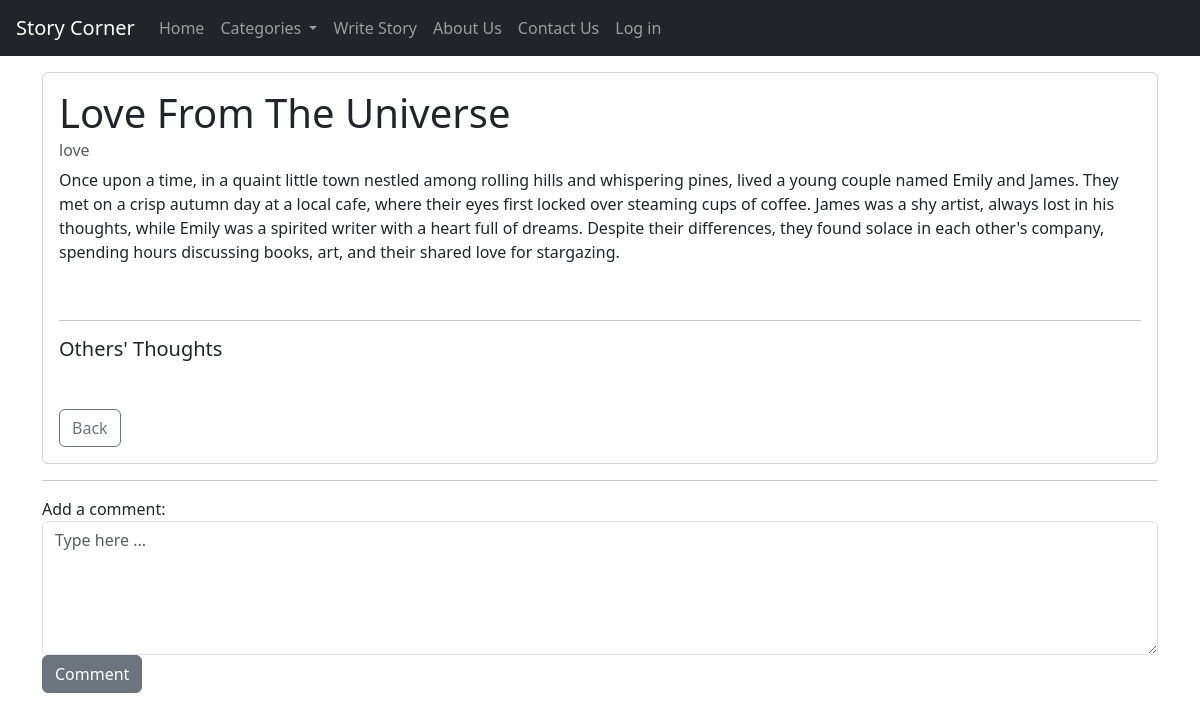
Before: /story/2 with the older database file.
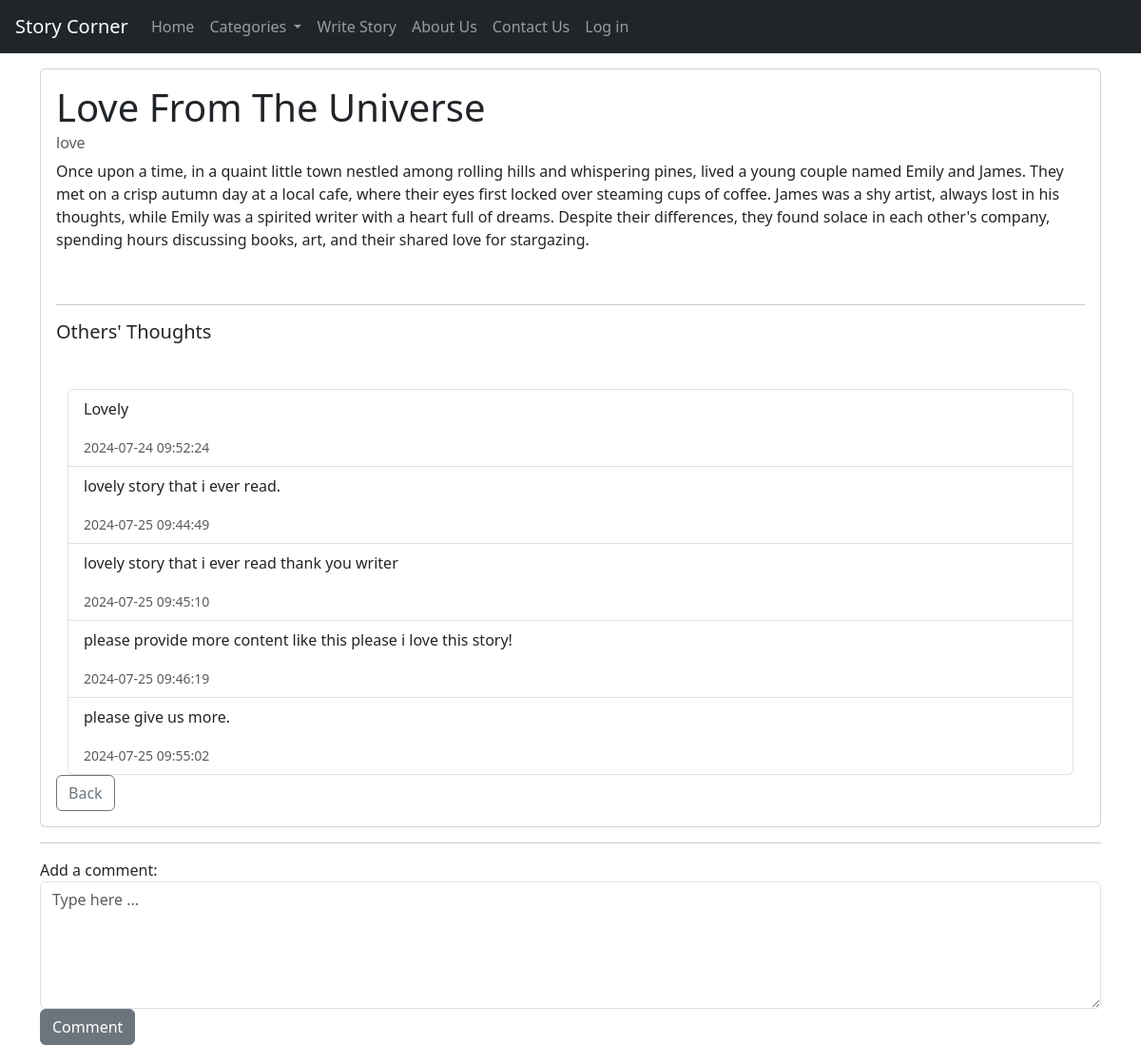
After: the same page with the newer database file.
### models.py (models this page shows, shortened)
class Story(db.Model):
    __tablename__ = 'stories'
    id = db.Column(db.Integer, primary_key=True)
    title = db.Column(db.String(200), nullable=False)
    content = db.Column(db.Text, nullable=False)
    category = db.Column(db.String(50), nullable=False)
    user_id = db.Column(db.Integer, db.ForeignKey('users.id'), nullable=False)
    is_deleted = db.Column(db.Boolean(), nullable=False, default=False)
    updated_at = db.Column(db.DateTime(), nullable=False, default=db.func.now())
    created_at = db.Column(db.DateTime(), nullable=False, default=db.func.now())
    comments = db.relationship('Comment', backref='story', lazy=True)
    def __repr__(self):
        return f'<Story {self.title}>'

class Comment(db.Model):
    __tablename__ = 'comments'
    id = db.Column(db.Integer, primary_key=True)
    content = db.Column(db.Text, nullable=False)
    user_id = db.Column(db.Integer, db.ForeignKey('users.id'), nullable=False)
    story_id = db.Column(db.Integer, db.ForeignKey('stories.id'), nullable=False)
    is_deleted = db.Column(db.Boolean(), nullable=False, default=False)
    updated_at = db.Column(db.DateTime(), nullable=False, default=db.func.now())
    created_at = db.Column(db.DateTime(), nullable=False, default=db.func.now())

### app.py (the view)
@app.route('/story/<int:story_id>', methods=['GET'])
def view_story(story_id):
    story = Story.query.get_or_404(story_id)
    print("Story:", story)
    form = CommentForm()
    comments = Comment.query.filter_by(story_id=story_id).order_by(Comment.created_at.asc()).all()
    return render_template('user_account/view_story.html', story=story, form=form, comments=comments)

### forms.py
class CommentForm(FlaskForm):
    comment = TextAreaField('Comment', validators=[DataRequired()],render_kw={"class": "form-control", "placeholder": "Type here ...","rows": 5})
    submit = SubmitField('Comment', render_kw={"class": "btn btn-secondary"})

### templates/user_account/view_story.html (shortened to what this page needs)
{% extends 'base.html' %}
{% block content %}
<div class="container mt-5 pt-4">
    <div class="card">
      <div class="card-body">
        <h1 class="card-title">{{ story.title }}</h1>
        <h6 class="card-subtitle mb-2 text-muted">{{ story.category }}</h6>
        <p class="card-text">{{ story.content }}</p>
        <br>
        <hr>
        <h4 class="lead">Others' Thoughts</h4>
        <div class="container mt-5">
          <div class="list-group">
              {% for comment in comments %}
              <div class="list-group-item">
                  <p>{{ comment.content }}</p>
                  <small class="text-muted">{{ comment.created_at }}</small>
              </div>
              {% endfor %}
          </div>
      </div>
        <a href="{{request.referrer }}" class="btn btn-outline-secondary">Back</a>
      </div>
    </div>
  </div>
<div class="container">
  <hr>
  <form action="{{url_for('comment', story_id=story.id)}}" method="POST">
    <div class="form-group" >
        <label for="comment">Add a comment:</label>
       {{form.comment}}
       {{form.submit()}}
    </div>
</form>
</div>
{% endblock %}

### templates/base.html (shortened to what this page needs)
<!DOCTYPE html>
<html lang="en">
<head>
    <link href="https://cdn.jsdelivr.net/npm/bootstrap@5.3.3/dist/css/bootstrap.min.css" rel="stylesheet">
</head>
<body>
    <nav class="navbar navbar-expand-lg navbar-dark bg-dark fixed-top">
        <a class="navbar-brand ms-3" href="{{url_for('index')}}">Story Corner</a>
        <div class="collapse navbar-collapse" id="navbarNav">
            <ul class="navbar-nav">
                <li class="nav-item active">
                    <a class="nav-link" href="{{url_for('index')}}">Home</a>
                </li>
                <li class="nav-item dropdown">
                    <a class="nav-link dropdown-toggle" href="#" id="navbarDropdown" role="button" data-toggle="dropdown" aria-haspopup="true" aria-expanded="false">
                        Categories
                    </a>
                </li>
                <li class="nav-item">
                    <a class="nav-link" href="{{url_for('write_story')}}">Write Story</a>
                </li>
                <li class="nav-item">
                    <a class="nav-link" href="{{url_for('about')}}">About Us</a>
                </li>
                <li class="nav-item">
                    <a class="nav-link" href="{{url_for('contact')}}">Contact Us</a>
                </li>
                <li class="nav-item">
                  <a class="nav-link" href="{{url_for('login')}}">Log in</a>
              </li>
            </ul>
        </div>
    </nav>
    {% block content %}{% endblock %}
</body>
</html>

### templates/base.html (style rules this page uses)
body { background-size: cover; background-position: center; background-attachment: fixed; }

Changed rows visible on the page:
added Comment: content "Lovely", created_at "2024-07-24 09:52:24"
added Comment: content "lovely story that i ever read.", created_at "2024-07-25 09:44:49"
added Comment: content "lovely story that i ever read thank you writer", created_at "2024-07-25 09:45:10"
added Comment: content "please provide more content like this please i love this story!", created_at "2024-07-25 09:46:19"
added Comment: content "please give us more.", created_at "2024-07-25 09:55:02"
